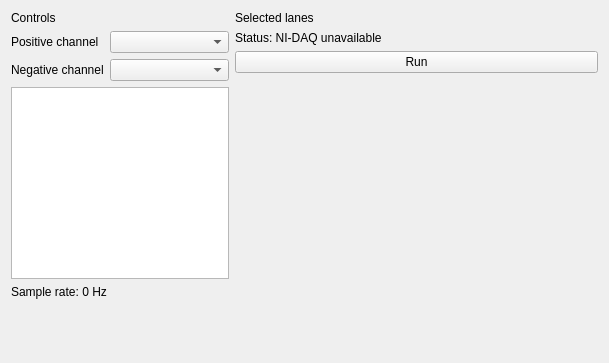
<?xml version="1.0" encoding="UTF-8"?>
<ui version="4.0">
 <class>ProtocolWindow</class>
 <widget class="QWidget" name="ProtocolWindow">
  <property name="geometry">
   <rect>
    <x>0</x>
    <y>0</y>
    <width>609</width>
    <height>363</height>
   </rect>
  </property>
  <property name="windowTitle">
   <string>Protocol Editor</string>
  </property>
  <layout class="QHBoxLayout" name="flowLayout" stretch="3,5">
   <item>
    <layout class="QVBoxLayout" name="leftLayout">
     <item>
      <widget class="QLabel" name="title_controls">
       <property name="text">
        <string>Controls</string>
       </property>
      </widget>
     </item>
     <item>
      <layout class="QFormLayout" name="channelFormLayout">
       <item row="0" column="0">
        <widget class="QLabel" name="positiveChannelLabel">
         <property name="text">
          <string>Positive channel</string>
         </property>
        </widget>
       </item>
       <item row="0" column="1">
        <widget class="QComboBox" name="positiveChannelComboBox"/>
       </item>
       <item row="1" column="0">
        <widget class="QLabel" name="negativeChannelLabel">
         <property name="text">
          <string>Negative channel</string>
         </property>
        </widget>
       </item>
       <item row="1" column="1">
        <widget class="QComboBox" name="negativeChannelComboBox"/>
       </item>
      </layout>
     </item>
     <item>
      <widget class="QTextEdit" name="textEdit">
       <property name="html">
        <string>&lt;!DOCTYPE HTML PUBLIC &quot;-//W3C//DTD HTML 4.0//EN&quot; &quot;http://www.w3.org/TR/REC-html40/strict.dtd&quot;&gt;
&lt;html&gt;&lt;head&gt;&lt;meta name=&quot;qrichtext&quot; content=&quot;1&quot; /&gt;&lt;meta charset=&quot;utf-8&quot; /&gt;&lt;style type=&quot;text/css&quot;&gt;
p, li { white-space: pre-wrap; }
hr { height: 1px; border-width: 0; }
li.unchecked::marker { content: &quot;\2610&quot;; }
li.checked::marker { content: &quot;\2612&quot;; }
&lt;/style&gt;&lt;/head&gt;&lt;body style=&quot; font-family:'Segoe UI'; font-size:9pt; font-weight:400; font-style:normal;&quot;&gt;
&lt;p style=&quot;-qt-paragraph-type:empty; margin-top:0px; margin-bottom:0px; margin-left:0px; margin-right:0px; -qt-block-indent:0; text-indent:0px;&quot;&gt;&lt;br /&gt;&lt;/p&gt;&lt;/body&gt;&lt;/html&gt;</string>
       </property>
      </widget>
     </item>
     <item>
      <widget class="QLabel" name="label">
       <property name="text">
        <string>Sample rate: 0 Hz</string>
       </property>
      </widget>
     </item>
     <item>
      <spacer name="verticalSpacer_2">
       <property name="orientation">
        <enum>Qt::Orientation::Vertical</enum>
       </property>
       <property name="sizeHint" stdset="0">
        <size>
         <width>20</width>
         <height>40</height>
        </size>
       </property>
      </spacer>
     </item>
    </layout>
   </item>
   <item>
    <layout class="QVBoxLayout" name="rightLayout">
     <item>
      <widget class="QLabel" name="title_lanes">
       <property name="text">
        <string>Selected lanes</string>
       </property>
      </widget>
     </item>
     <item>
      <widget class="QLabel" name="nidaqStatusLabel">
       <property name="text">
        <string>Status: NI-DAQ unavailable</string>
       </property>
       <property name="wordWrap">
        <bool>true</bool>
       </property>
      </widget>
     </item>
     <item>
      <widget class="QPushButton" name="pushButton">
       <property name="text">
        <string>Run</string>
       </property>
      </widget>
     </item>
     <item>
      <spacer name="verticalSpacer">
       <property name="orientation">
        <enum>Qt::Orientation::Vertical</enum>
       </property>
       <property name="sizeHint" stdset="0">
        <size>
         <width>20</width>
         <height>40</height>
        </size>
       </property>
      </spacer>
     </item>
    </layout>
   </item>
  </layout>
 </widget>
 <resources/>
 <connections/>
</ui>
